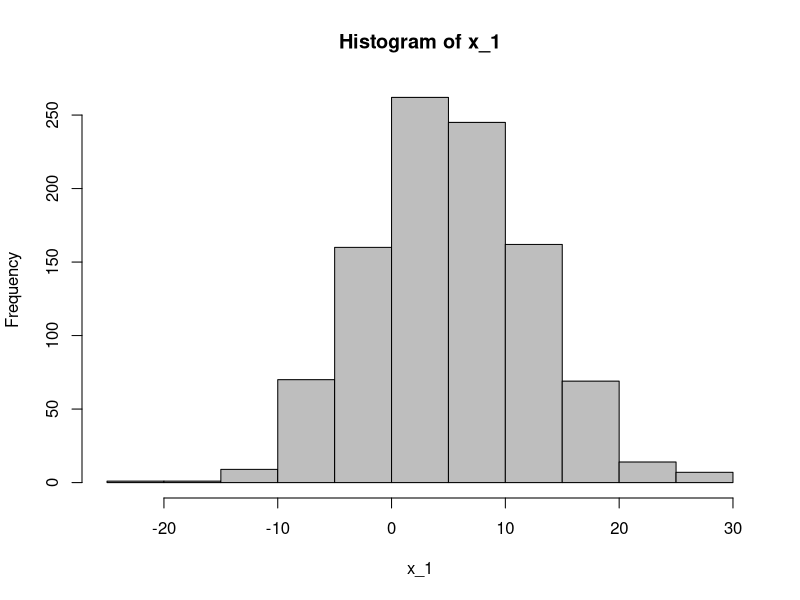
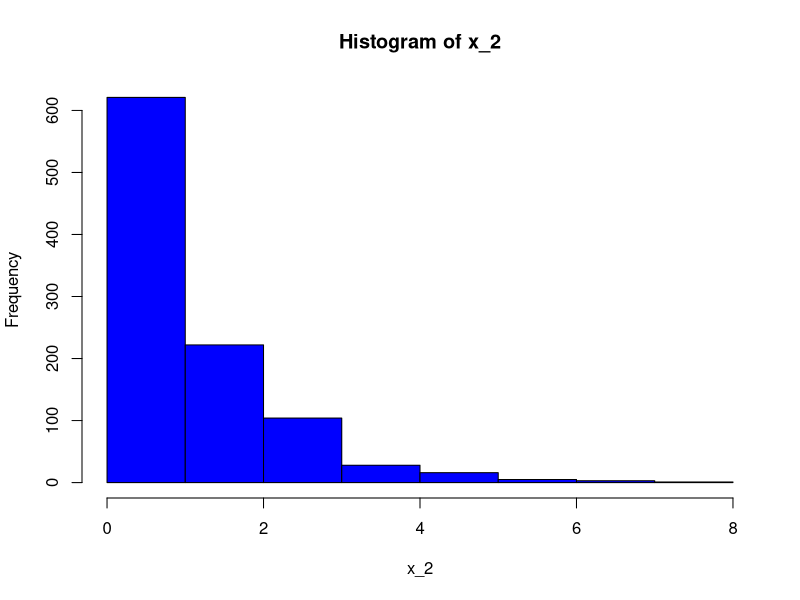
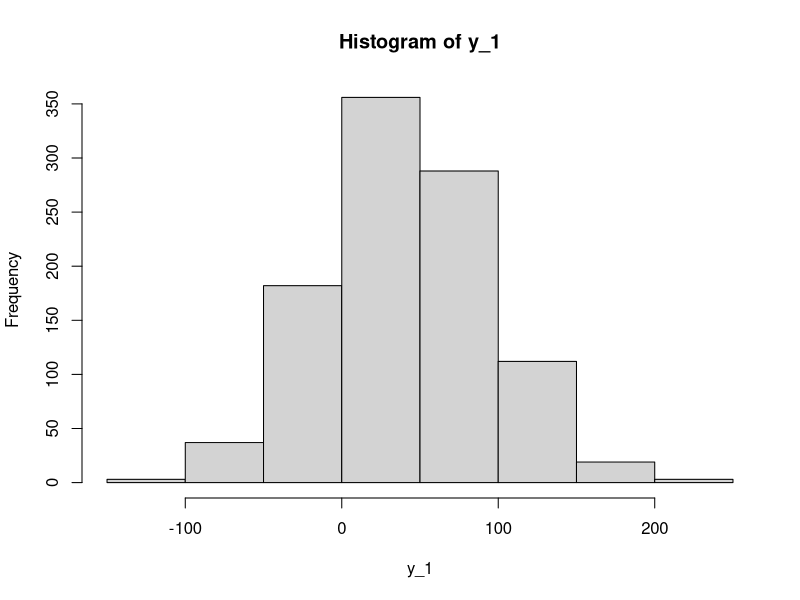
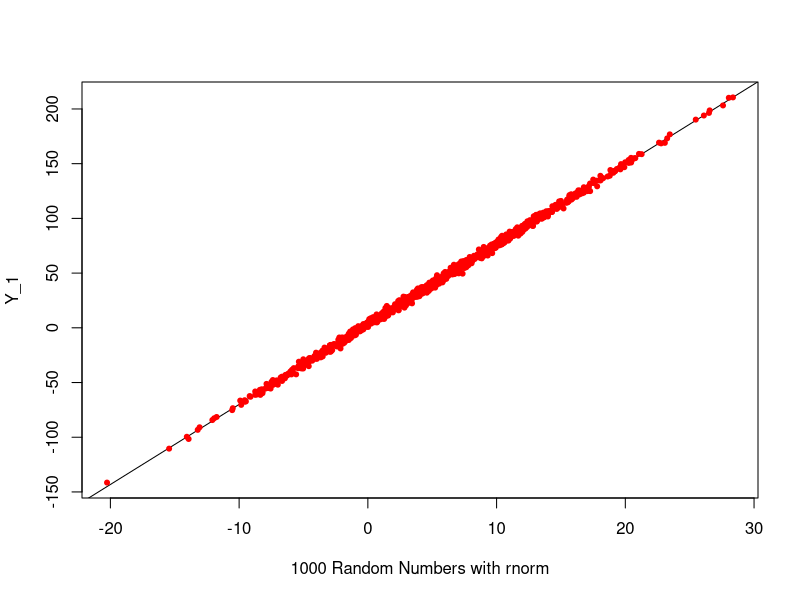
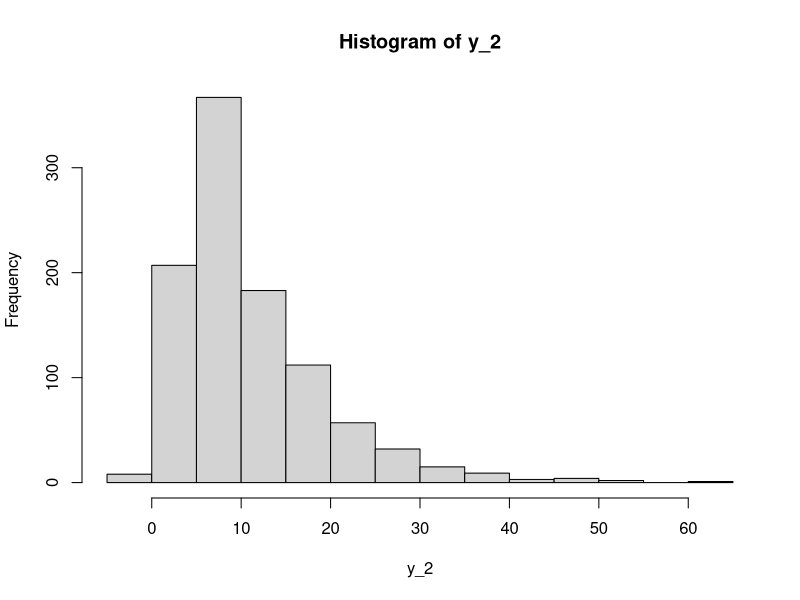
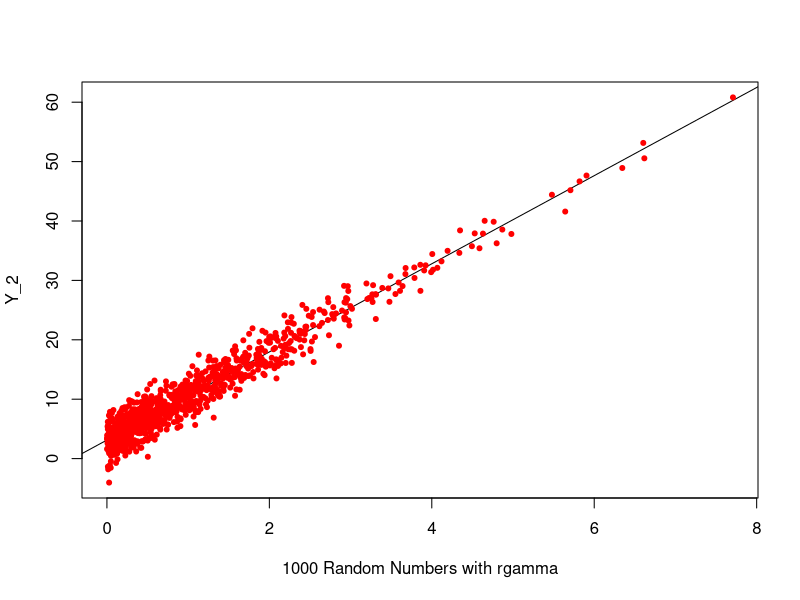
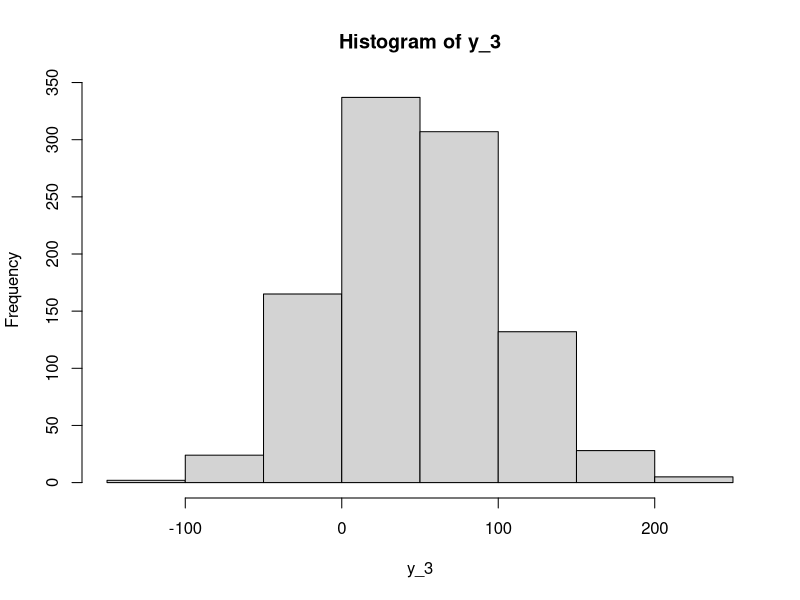
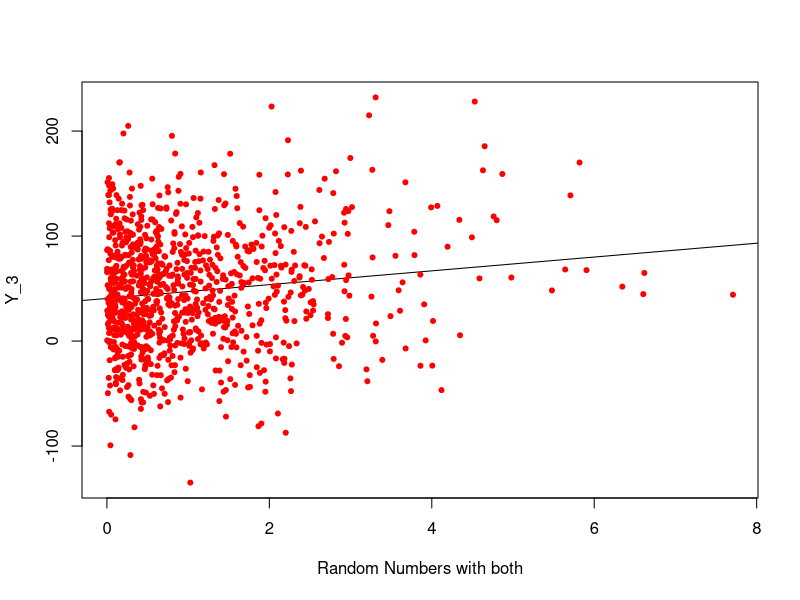

These figures' R source, in order:
#Simulating fake random normal data
x_1 <- rnorm(1000,5,7) #1000 Random numbers mean 5 and standard deviation of 7

#Simulate gamma distrubation
x_2 <- rgamma (n = 1000, shape = 1, scale = 1)

#Plot data
hist(x_1, col = "gray") #plot p(x)
hist(x_2, col = "blue") #plot p(x)

true_error <- rnorm(1000,0,2)
#true_beta_0 <- 1.1
true_beta_0 <- 3.1
#true_beta_1 <- -8.2
true_beta_1 <- 7.3
true_beta_2 <- 6.5

y_1 <- true_beta_0 + true_beta_1*x_1 + true_error
hist(y_1) #plot p(y_1)
plot(x_1,y_1, pch=20, col= "red", xlab = "1000 Random Numbers with rnorm",
     ylab = "Y_1", abline(lm(y_1 ~ x_1))) #plot p(x,y)

#using gamma distrubation
y_2 <- true_beta_0 + true_beta_1*x_2 + true_error
hist(y_2) #plot p(y_2)
plot(x_2,y_2, pch=20, col= "red", xlab = "1000 Random Numbers with rgamma",
     ylab = "Y_2", abline(lm(y_2 ~ x_2))) #plot p(x,y)

#using both distrubations
y_3 <- true_beta_0 + true_beta_1*x_1 + true_beta_2*x_2 + true_error
hist(y_3) #plot p(y_2)
plot(x_2,y_3, pch=20, col= "red", xlab = "Random Numbers with both",
     ylab = "Y_3", abline(lm(y_3 ~ x_2))) #plot p(x,y)

#checking the original data
true_beta_0
true_beta_1
true_beta_2

# Test the model
model_1 <- lm(formula = y_1~x_1)
model_2 <- lm(formula = y_2~x_2)
model_3 <- lm(formula = y_3~x_1+x_2)

lm(formula = y_1 ~ x_1)
coefs_1 <- coef(model_1)

lm(formula = y_2 ~ x_2)
coefs_2 <- coef(model_2)

lm(formula = y_3~x_1+x_2)
coefs_3 <- coef(model_3)
